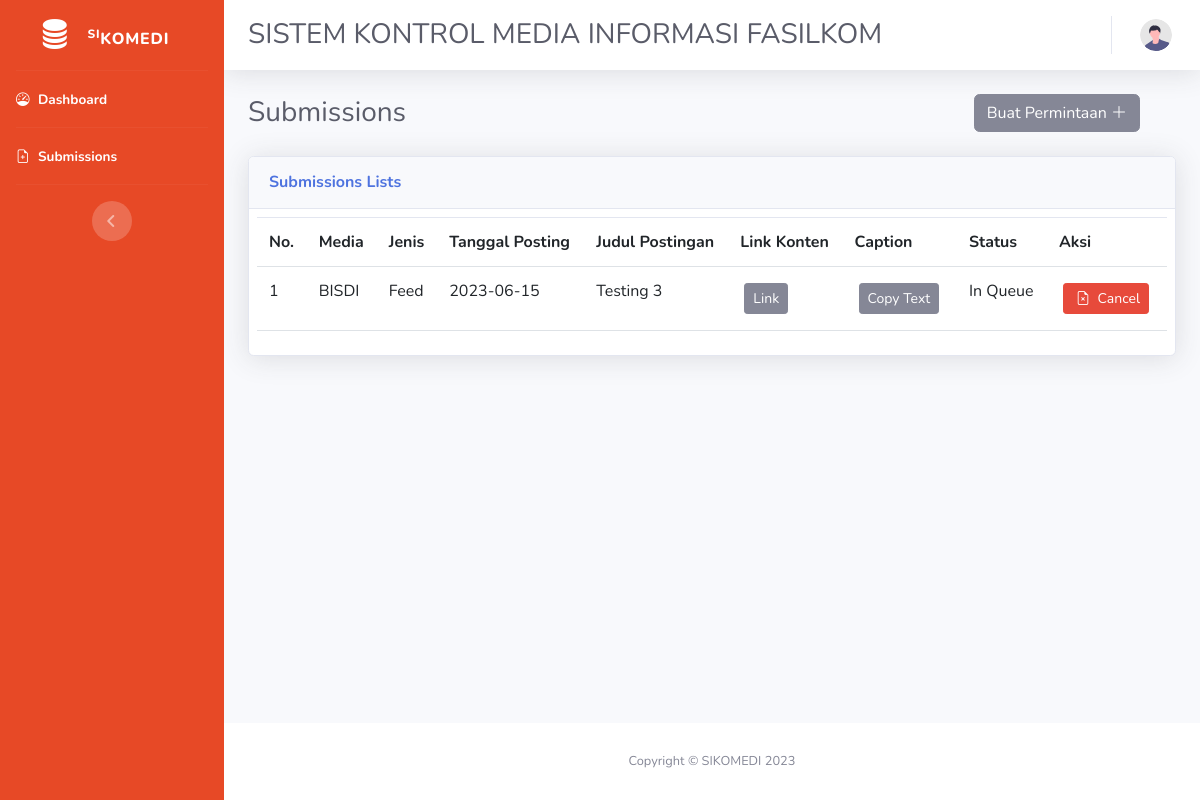
Page /member/submission.php?name=syauqi (signed in) on the committed database.
### tables this page shows
CREATE TABLE `konten_history` (
  `ID` int(11) NOT NULL,
  `USER_ID` int(11) DEFAULT NULL,
  `MEDIA_ID` int(11) DEFAULT NULL,
  `TANGGALPOSTING` date DEFAULT NULL,
  `JUDULPOSTING` varchar(50) DEFAULT NULL,
  `LINKKONTEN` varchar(200) DEFAULT NULL,
  `CAPTION` varchar(1000) DEFAULT NULL,
  `STATUS_ID` int(11) DEFAULT NULL
);

CREATE TABLE `media` (
  `ID` int(11) NOT NULL,
  `NAMA` varchar(50) DEFAULT NULL,
  `LINK` varchar(200) DEFAULT NULL,
  `JENIS_ID` int(11) NOT NULL
);

CREATE TABLE `jenis_konten` (
  `ID` int(11) NOT NULL,
  `NAMA` varchar(20) DEFAULT NULL
);

CREATE TABLE `status_konten` (
  `ID` int(11) NOT NULL,
  `NAMA` varchar(10) DEFAULT NULL
);

### member/functions.php (called while the page is built, shortened)
<?php
$conn = mysqli_connect("localhost","root","","sikomedi");
function query ($query){
    global $conn;
    $result = mysqli_query($conn,$query);
    $rows = [];
    while ($row = mysqli_fetch_assoc($result)){
        $rows [] = $row;
    }
    return $rows;
}
?>

### member/submission.php (the view, shortened to what this page needs)
<?php
require 'functions.php';
$name = $_GET["name"];
    $konten = query("SELECT k.ID id, m.NAMA media, j.NAMA jenis, k.LINKKONTEN link, k.CAPTION caption,  k.TANGGALPOSTING tanggal, k.JUDULPOSTING judul, s.NAMA as `status` FROM konten_history k
        JOIN users u ON (k.USER_ID = u.ID) JOIN media m ON (k.MEDIA_ID = m.ID) JOIN status_konten s ON (k.STATUS_ID = s.ID)
        JOIN jenis_konten j ON (m.JENIS_ID = j.ID) WHERE u.NAME='$name' ORDER BY `status`, tanggal DESC");
?>
<!DOCTYPE html>
<html lang="en">
<head>
    <link href="https://cdn.jsdelivr.net/npm/bootstrap@5.3.0-alpha3/dist/css/bootstrap.min.css" rel="stylesheet">
    <link rel="stylesheet" href="https://cdn.jsdelivr.net/npm/bootstrap-icons@1.10.5/font/bootstrap-icons.css">
    <link href="css/style.css" rel="stylesheet">
</head>
<body id="page-top">
    <div id="wrapper">
    <ul class="navbar-nav sidebar sidebar-dark accordion" style = "background : #E74926" id="accordionSidebar">
            <a class="sidebar-brand d-flex align-items-center justify-content-center" href="index.php?name=<?=$name?>">
                <div class="sidebar-brand-icon">
                  <i class="bi bi-database-fill"></i>
                </div>
                <div class="sidebar-brand-text mx-3 pt-2"><sup>SI</sup>KOMEDI</div>
            </a>
            <hr class="sidebar-divider my-0">
            <li class="nav-item active">
                <a class="nav-link" href="index.php?name=<?=$name?>">
                  <i class="bi bi-speedometer"></i>
                    <span>Dashboard</span></a>
            </li>
            <hr class="sidebar-divider my-0">
            <li class="nav-item active">
                <a class="nav-link" href="submission.php?name=<?=$name?>">
                    <i class="bi bi-file-earmark-plus"></i>
                    <span>Submissions</span></a>
            </li>
            <hr class="sidebar-divider d-none d-md-block">
            <div class="text-center d-none d-md-inline">
                <button class="rounded-circle border-0" id="sidebarToggle"></button>
            </div>
        </ul>
        <div id="content-wrapper" class="d-flex flex-column">
            <div id="content">
                <nav class="navbar navbar-expand navbar-light bg-white topbar mb-4 static-top shadow">
                    <div class="d-sm-flex align-items-center justify-content-between mb-4">
                        <h1 class="h3 mb-0 text-gray-800 pt-4 ps-2">SISTEM KONTROL MEDIA INFORMASI FASILKOM</h1>
                    </div>
                    <ul class="navbar-nav ml-auto">
                        <li class="nav-item dropdown no-arrow">
                            <a class="nav-link dropdown-toggle" href="#" id="userDropdown" role="button"
                                data-toggle="dropdown" aria-haspopup="true" aria-expanded="false">
                                <img class="img-profile rounded-circle"
                                    src="img/undraw_profile.svg">
                            </a>
                        </li>
                    </ul>
                </nav>
                <div class="container-fluid">
                    <div class="d-sm-flex align-items-center justify-content-between mb-4">
                        <h1 class="h3 mb-0 text-gray-800">Submissions</h1>
                        <div class="col-md-auto ps-3">
                            <a href="tambah.php?name=<?=$name?>"><button type="button" class="btn btn-secondary me-4">Buat Permintaan <i class="bi bi-plus-lg"></i></button></a>
                        </div>
                    </div>
                <div class="row">
                        <div class="col-xl-12 col-lg-10">
                            <div class="card shadow mb-4">
                                <div class="card-header py-3">
                                    <h6 class="m-0 font-weight-bold text-primary">Submissions Lists</h6>
                                </div>
                                <div class="d-flex justify-content-center p-2 pb-2 overflow-y-scroll" style="max-height: 30rem;">
                                    <table class="table align-middle">
                                        <tr>
                                            <th>No.</th>
                                            <th>Media</th>
                                            <th>Jenis</th>
                                            <th>Tanggal Posting</th>
                                            <th>Judul Postingan</th>
                                            <th>Link Konten</th>
                                            <th>Caption</th>
                                            <th>Status</th>
                                            <th>Aksi</th>
                                        </tr>
                                    <?php $i=1; if($konten==null){echo "<tr class=\"text-center\"><td colspan=\"9\">Empty</td></tr>";}else{foreach ($konten as $row) : ?>
                                    <tr>
                                        <td><?=$i?></td>
                                        <td><?= $row["media"]?></td>
                                        <td><?= $row["jenis"]?></td>
                                        <td><?= $row["tanggal"]?></td>
                                        <td><?= $row["judul"]?></td>
                                        <td class="align-middle">
                                            <a href="<?= $row["link"]?>">
                                                <button type="button" class="btn btn-secondary btn-sm m-1">Link</button>
                                            </a>
                                        </td>
                                        <td class="align-middle">
                                            <form action="" method="post">
                                                <div class="tooltips">
                                                    <button type="button" class="btn btn-secondary btn-sm m-1" onclick="myFunction()" onmouseout="outFunc()">
                                                        <span class="tooltiptext" id="myTooltip">Copy to Clipboard</span>Copy Text
                                                    </button>
                                                </div>
                                            </form>
                                        </td>
                                        <td><?= $row["status"]?></td>
                                        <td>
                                            <a href="batal.php?name=<?=$name?>&ID=<?= $row["id"];?>" onclick="return confirm('Cancel, sure?');">
                                                <button type="button" class="btn btn-danger btn-sm m-1">
                                                    <i class="bi bi-file-earmark-x p-1"></i> Cancel
                                                </button>
                                            </a>
                                        </td>
                                    </tr>
                                    <?php $i++; endforeach; }?>
                                    </table>
                                </div>
                            </div>
                        </div>
                    </div>
                </div>
            </div>
            <footer class="sticky-footer bg-white">
                <div class="container my-auto">
                    <div class="copyright text-center my-auto">
                        <span>Copyright &copy; SIKOMEDI 2023</span>
                    </div>
                </div>
            </footer>
        </div>
    </div>
</body>
</html>

### member/submission.php (style rules this page uses)
.tooltips { position: relative; display: inline-block; }

### rows in the picture
konten_history: MEDIA_ID.NAMA "BISDI", jenis_konten.NAMA "Feed", TANGGALPOSTING "2023-06-15", JUDULPOSTING "Testing 3", status_konten.NAMA "In Queue"
